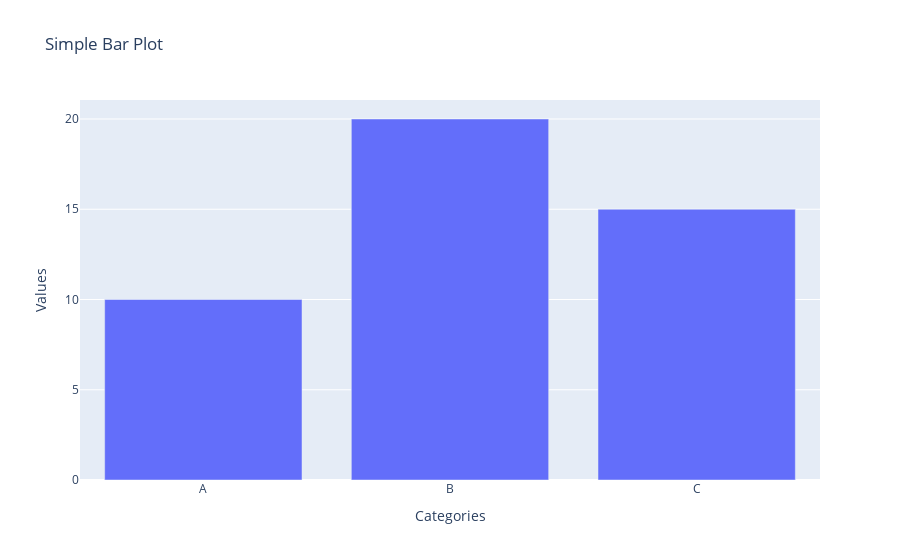

The code cell stored with this chart in its notebook:
### Code cell
#Bar Plot

categories = ['A','B','C']
values = [10,20,15]
fig = go.Figure(data=go.Bar(x=categories, y=values))
fig.update_layout(title='Simple Bar Plot', xaxis_title='Categories', yaxis_title='Values')
fig.show()

### Figure 1 — Plotly figure (JSON) as saved in the notebook; plotly's stock layout.template omitted (floating-point values rounded to 4 significant figures)
{"data": [{"type": "bar", "x": ["A", "B", "C"], "y": [10, 20, 15]}], "layout": {"title": {"text": "Simple Bar Plot"}, "xaxis": {"title": {"text": "Categories"}}, "yaxis": {"title": {"text": "Values"}}}}
